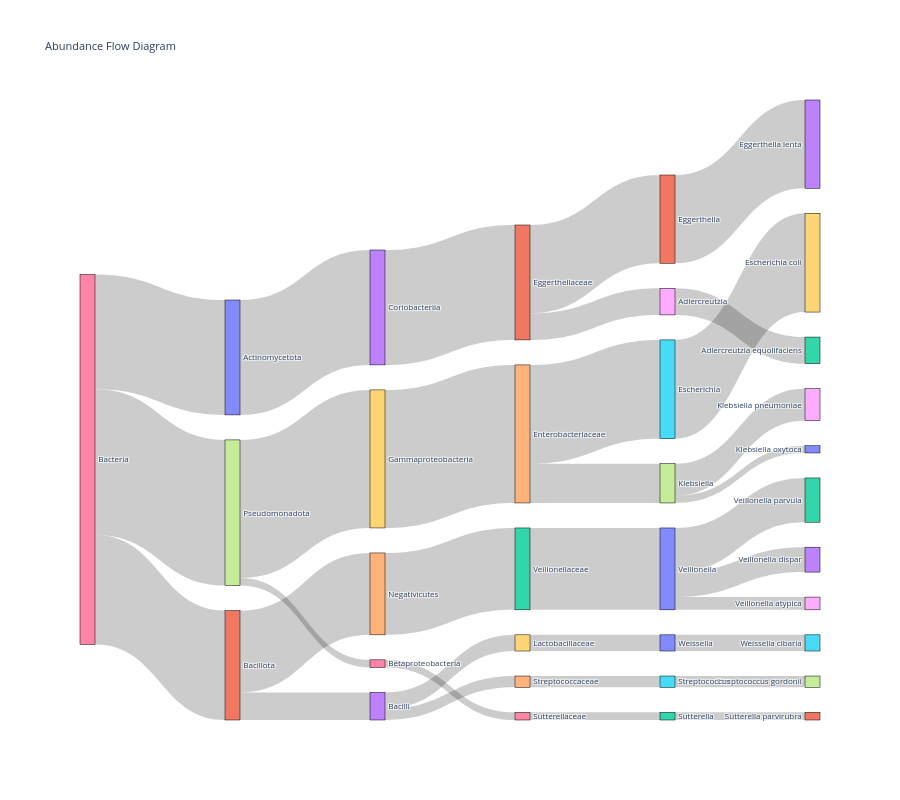

This figure's notebook cell:
### Markdown cell above
<details>
<summary><strong>🔎 Solution :</strong></summary>

```

operon_abd_data_UC = mds.filter.obs(pl.col("disease_group") == "UC").groupby.var(["pfam_domain","species"]).agg("sum").groupby.var(["species"]).agg("median")

operon_abd_data_UC.pl.sankey(
   hierarchy_cols=["domain","phylum","class","family","genus", "species"], min_abundance=0.5
)


```

</details>

### Code cell
# your solutions here
operon_abd_data_UC = mds.filter.obs(pl.col("disease_group") == "UC").groupby.var(["pfam_domain","species"]).agg("sum").groupby.var(["species"]).agg("median")

operon_abd_data_UC.pl.sankey(
   hierarchy_cols=["domain","phylum","class","family","genus", "species"], min_abundance=0.5
)

### Figure 1 — Plotly figure (JSON) as saved in the notebook; plotly's stock layout.template omitted (floating-point values rounded to 4 significant figures)
{"data": [{"link": {"hovertemplate": "Flow from %{source.label} to %{target.label}: %{value:.2e}<extra></extra>", "source": [16, 17, 19, 14, 27, 27, 16, 21, 24, 2, 0, 21, 23, 4, 25, 14, 15, 0, 17, 6, 26, 22, 23, 9, 10, 16, 30, 3, 31, 18, 31, 1, 0], "target": [17, 19, 14, 27, 20, 8, 21, 24, 2, 0, 12, 23, 4, 25, 7, 15, 29, 28, 6, 26, 22, 11, 9, 10, 5, 30, 3, 31, 18, 32, 1, 13, 33], "value": [10.71, 10.15, 10.15, 2.885, 0.5302, 2.355, 8.041, 6.017, 6.017, 6.017, 3.253, 2.024, 0.8332, 0.8332, 0.8332, 7.262, 7.262, 0.9365, 0.5618, 0.5618, 0.5618, 0.5618, 1.191, 1.191, 1.191, 8.446, 8.446, 8.446, 1.958, 1.958, 6.488, 6.488, 1.828]}, "node": {"label": ["Veillonella", "Eggerthella", "Veillonellaceae", "Coriobacteriia", "Streptococcaceae", "Weissella cibaria", "Betaproteobacteria", "Streptococcus gordonii", "Klebsiella pneumoniae", "Lactobacillaceae", "Weissella", "Sutterella parvirubra", "Veillonella parvula", "Eggerthella lenta", "Enterobacteriaceae", "Escherichia", "Bacteria", "Pseudomonadota", "Adlercreutzia", "Gammaproteobacteria", "Klebsiella oxytoca", "Bacillota", "Sutterella", "Bacilli", "Negativicutes", "Streptococcus", "Sutterellaceae", "Klebsiella", "Veillonella atypica", "Escherichia coli", "Actinomycetota", "Eggerthellaceae", "Adlercreutzia equolifaciens", "Veillonella dispar"], "line": {"color": "black", "width": 0.5}, "pad": 25, "thickness": 15}, "type": "sankey"}], "layout": {"font": {"size": 8}, "height": 800, "title": {"text": "Abundance Flow Diagram"}}}
